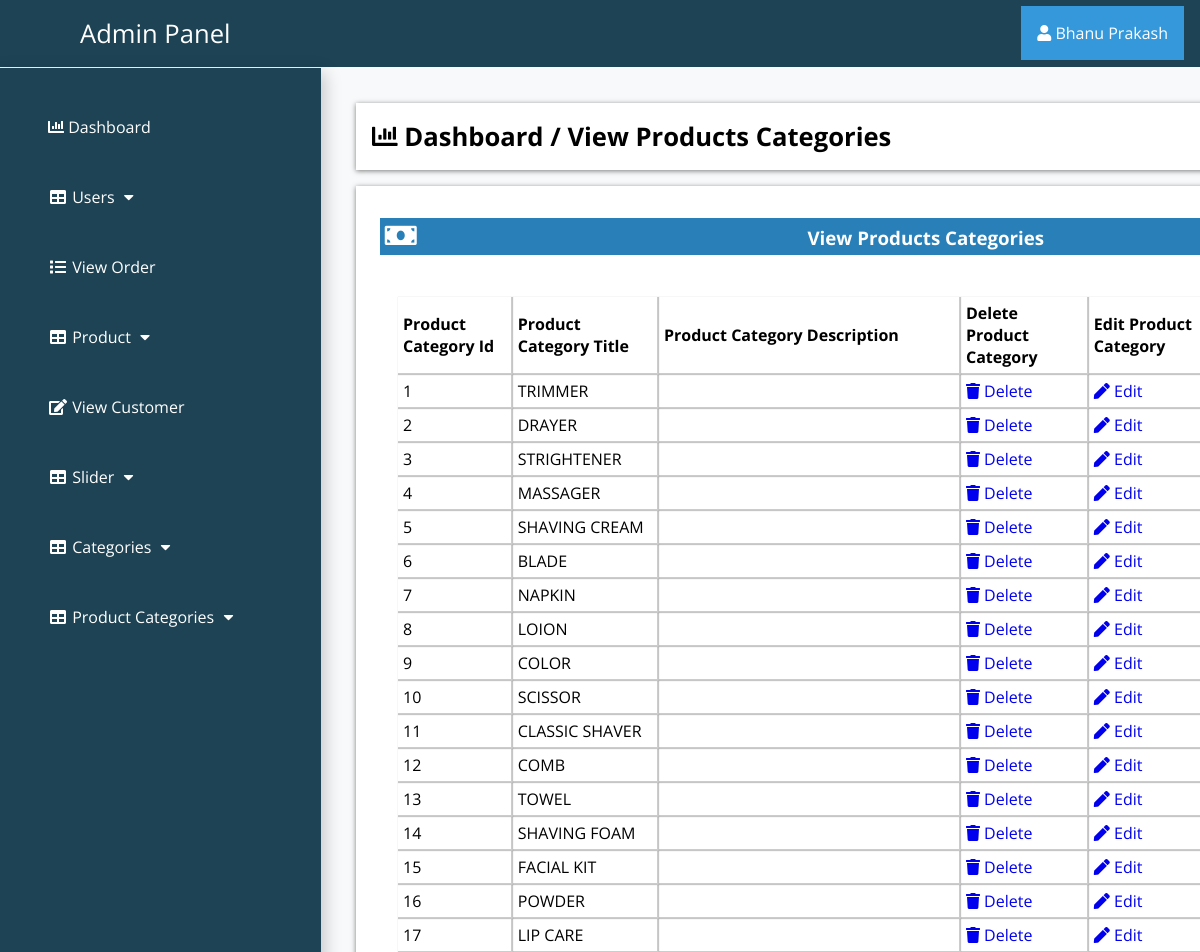
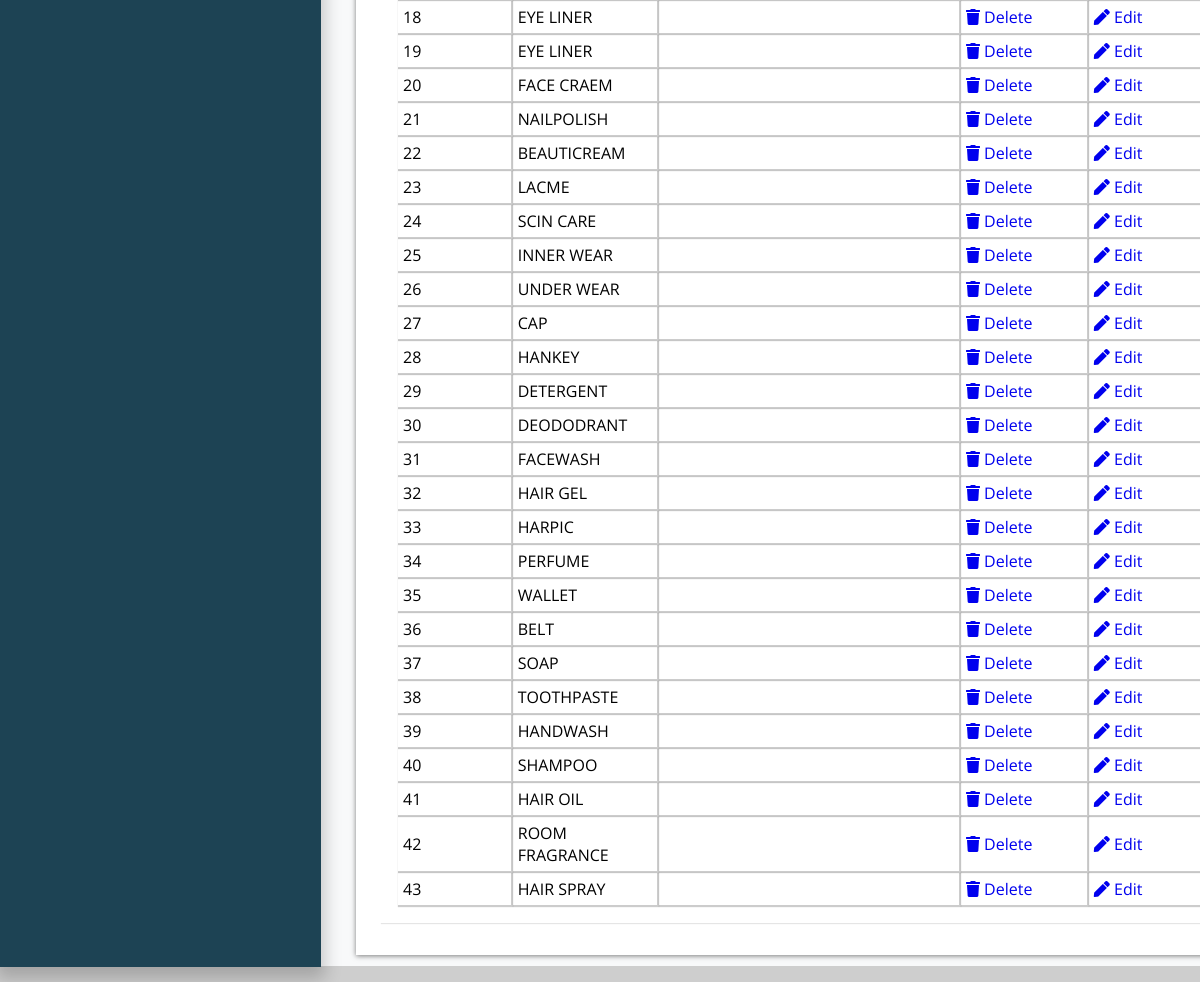
The page /admin_area/index.php?view_product_cat (signed in) on the database its author committed (2 pictures, top to bottom).
### tables this page shows
CREATE TABLE `product_category` (
  `p_cat_id` int(10) NOT NULL,
  `p_cat_title` text NOT NULL,
  `p_cat_desc` text NOT NULL,
  `p_cat_img` int(11) NOT NULL
);

### admin_area/view_p_cat.php (the view)
<?php
if (!isset($_SESSION['admin_email'])) {
	echo "<script>window.open('login.php','_self')</script>";
} else {
?>
	<div class="row">
		<div class="col-lg-12">
			<div class="breadcrump">
				<li class="active">
					<i class="fa fa-bar-chart"></i>
					Dashboard / View Products Categories
				</li>
			</div>
		</div>
	</div>
	<div class="row">
		<div class="col-lg-12">
			<div class="panel panel-default">
				<div class="panel-heading">
					<h3 class="panel-title">
						<i class="fa fa-money fa-fw"></i>
						View Products Categories
					</h3>
				</div>
				<div class="panel-body">
					<div class="table-responsive">
						<div class="form-group">
							<table class="table table-bordered table-hover table-striped">
								<thead>
									<tr>
										<th>Product Category Id</th>
										<th>Product Category Title</th>
										<th>Product Category Description</th>
										<th>Delete Product Category</th>
										<th>Edit Product Category</th>
									</tr>
								</thead>
								<tbody>
									<?php
									$i = 0;
									$get_p_cats = "select * from product_category";
									$run_p_cats = mysqli_query($con, $get_p_cats);
									while ($row_p_cats = mysqli_fetch_array($run_p_cats)) {
										$p_cat_id = $row_p_cats['p_cat_id'];
										$p_cat_title = $row_p_cats['p_cat_title'];
										$p_cat_desc = $row_p_cats['p_cat_desc'];
										$i++;
									?>
										<tr>
											<td><?php echo $i; ?></td>
											<td><?php echo $p_cat_title; ?></td>
											<td width="300"><?php echo $p_cat_desc; ?></td>
											<td>
												<a href="index.php?delete_p_cat=<?php echo $p_cat_id; ?>">
													<i class="fa fa-trash"></i> Delete
												</a>
											</td>
											<td>
												<a href="index.php?edit_p_cat=<?php echo $p_cat_id; ?>">
													<i class="fa fa-pen"></i> Edit
												</a>
											</td>
										</tr>
									<?php } ?>
								</tbody>
							</table>
						</div>
					</div>
				</div>
			</div>
		</div>
	<?php } ?>

### admin_area/includes/sidebar.php (shortened to what this page needs)
<?php
if (!isset($_SESSION['admin_email'])) {
  echo "<script>window.open('login.php','_self')</script>";
} else {
?>
  <nav class="navbar-fixed-top">
    <div class="navbar-header">
      <a href="index.php?dashboard" class="navbar-brand"><span>Admin Panel</span></a>
    </div>
    <div class="dropdown">
      <button onclick="myFunction()" class="dropbtn"><i class="fa fa-user"></i> <?php echo $admin_name; ?></a></button>
    </div>
    <div class="collapse navbar-collapse navbar-ex1-collapse">
      <ul class="nav navbar-nav side-nav">
        <li>
          <a href="index.php?dashboard"><i class="fa fa-bar-chart"></i> Dashboard</a>
        </li>
        <li class="button-dropdown">
          <a href="#" class="dropdown-toggle" data-toggle="collapse" data-target="#users"><i class="fa fa-fw fa-table"></i> Users <i class="fa fa-fw fa-caret-down"></i></a>
        </li>
        <li>
          <a href="index.php?view_order">
            <i class="fa fa-fw fa-list"></i> View Order
          </a>
        </li>
        <li class="button-dropdown" id="#products">
          <a href="#" class="dropdown-toggle" data-toggle="collapse" data-target="#products"><i class="fa fa-fw fa-table"></i> Product <i class="fa fa-fw fa-caret-down"></i></a>
        </li>
        <li>
          <a href="index.php?view_customer">
            <i class="fa fa-fw fa-edit"></i> View Customer
          </a>
        </li>
        <li class="button-dropdown">
          <a href="#" class="dropdown-toggle" data-toggle="collapse" data-target="#slider"><i class="fa fa-fw fa-table"></i> Slider <i class="fa fa-fw fa-caret-down"></i></a>
        </li>
        <li class="button-dropdown" id="#category">
          <a href="#" class="dropdown-toggle" data-toggle="collapse" data-target="#category"><i class="fa fa-fw fa-table"></i> Categories <i class="fa fa-fw fa-caret-down"></i></a>
        </li>
        <li class="button-dropdown" id="#products_cat">
          <a href="#" class="dropdown-toggle" data-toggle="collapse" data-target="#products_cat"><i class="fa fa-fw fa-table"></i> Product Categories <i class="fa fa-fw fa-caret-down"></i></a>
        </li>
      </ul>
    </div>
  </nav>
<?php } ?>

### admin_area/css/styles.css (style rules this page uses)
:root { --blue: #2980b9; }
* { font-family: "Open Sans", sans-serif; margin: 0; padding: 0; box-sizing: border-box; text-decoration: none; transition: all 0.2s cubic-bezier(0.37, 1.14, 0.26, 1.24); }
html, body { background-color: rgba(0, 0, 0, 0.1); margin: 0; height: 100vh; overflow: hidden; }
.navbar-fixed-top { background: #1d4354; padding: 1rem; box-shadow: 0px 8px 16px 4px rgba(0, 0, 0, 0.2); }
.navbar-fixed-top a span { margin-left: 4rem; }
.navbar-fixed-top .navbar-brand { font-size: 1.6rem; color: #ffffff; }
.dropbtn { background-color: #3498db; color: white; padding: 16px; font-size: 16px; border: none; cursor: pointer; }
.dropdown { position: relative; display: inline-block; float: right; margin-top: -2.8rem; }
.nav { position: absolute; top: 68px; width: auto; height: 95vh; display: block; background-color: #1d4354; bottom: 0; overflow-y: auto; padding-bottom: 5em; box-shadow: 0px 8px 16px 4px rgba(0, 0, 0, 0.2); margin-left: -1rem; }
.nav > li > a { width: 225px; display: block; color: #ffffff; margin: 3rem; }
.row { width: 77%; background-color: #ffffff; margin: auto; margin-left: 21rem; margin-top: 1rem; padding: 1rem; }
.panel { text-align: left; box-shadow: 1px 1px 1px 0px rgba(0.1, 0.1, 0.1, 0.1); margin: 1rem 0.5rem; background-color: #ffffff; }
.panel-heading .panel-title { background-color: #2980b9; color: #ffffff; padding: 0.3rem; }
.table-responsive .table-striped th { padding: 5px; box-shadow: 1px 1px 1px 1px rgba(0.1, 0.1, 0.1, 0.2); }
.table-responsive .table-striped tbody td { box-shadow: 1px 1px 1px 1px rgba(0.1, 0.1, 0.1, 0.2); padding: 5px; }
.breadcrump .active { font-weight: bold; font-size: 1.6rem; }
.row { list-style: none; box-shadow: 0 1px 5px rgba(0, 0, 0, 0.5); }
.row .fa-money { font-size: 1.6rem; width: 50%; text-align: left; }
.form-group { margin-top: 1.5rem; }
.panel-body { display: flex; align-items: center; justify-content: center; padding: 1rem; flex-wrap: wrap; }

### rows shown on the page
product_category: p_cat_title "TRIMMER"
product_category: p_cat_title "DRAYER"
product_category: p_cat_title "STRIGHTENER"
product_category: p_cat_title "MASSAGER"
product_category: p_cat_title "SHAVING CREAM"
product_category: p_cat_title "BLADE"
product_category: p_cat_title "NAPKIN"
product_category: p_cat_title "LOION"
product_category: p_cat_title "COLOR"
product_category: p_cat_title "SCISSOR"
product_category: p_cat_title "CLASSIC SHAVER"
product_category: p_cat_title "COMB"
product_category: p_cat_title "TOWEL"
product_category: p_cat_title "SHAVING FOAM"
product_category: p_cat_title "FACIAL KIT"
product_category: p_cat_title "POWDER"
product_category: p_cat_title "LIP CARE"
product_category: p_cat_title "EYE LINER"
product_category: p_cat_title "EYE LINER"
product_category: p_cat_title "FACE CRAEM"
product_category: p_cat_title "NAILPOLISH"
product_category: p_cat_title "BEAUTICREAM"
product_category: p_cat_title "LACME"
product_category: p_cat_title "SCIN CARE"
product_category: p_cat_title "INNER WEAR"
product_category: p_cat_title "UNDER WEAR"
product_category: p_cat_title "CAP"
product_category: p_cat_title "HANKEY"
product_category: p_cat_title "DETERGENT"
product_category: p_cat_title "DEODODRANT"
product_category: p_cat_title "FACEWASH"
product_category: p_cat_title "HAIR GEL"
product_category: p_cat_title "HARPIC"
product_category: p_cat_title "PERFUME"
product_category: p_cat_title "WALLET"
product_category: p_cat_title "BELT"
product_category: p_cat_title "SOAP"
product_category: p_cat_title "TOOTHPASTE"
product_category: p_cat_title "HANDWASH"
product_category: p_cat_title "SHAMPOO"
product_category: p_cat_title "HAIR OIL"
product_category: p_cat_title "ROOM FRAGRANCE"
product_category: p_cat_title "HAIR SPRAY"

### other values the page prints
$admin_name "Bhanu Prakash"
